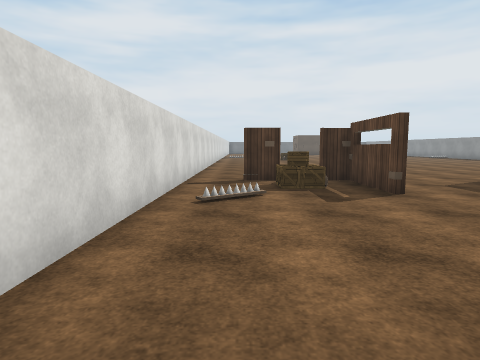
view 1 (above)

21 first-person views from a walk through a 3-D level made in the Unity game engine. The camera is 1.4 m above the floor, tilts 6° down and sees 75° across. The floor is counted in squares, 2 m on a side. Each view is taken from the middle of a square. On the plan, view 1 faces up. The plan holds only what a view shows up to about 10 squares ahead; the rest is blank. The player is left out. Surface patterns are stand-ins for the level's own textures.

view 2
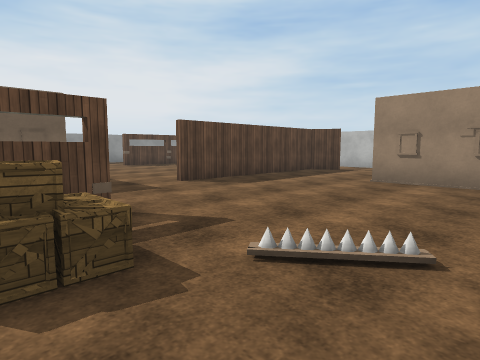

view 3
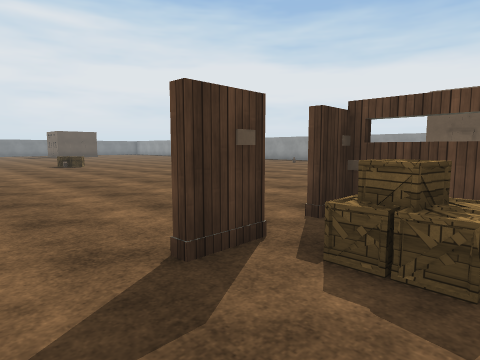

view 4
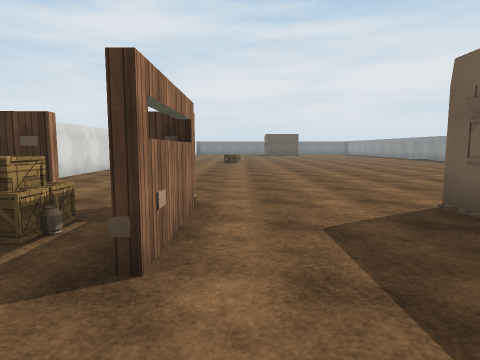

view 5
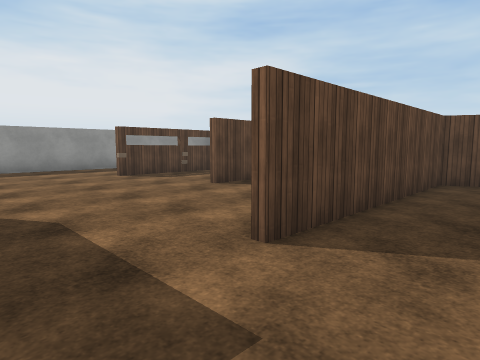

view 6
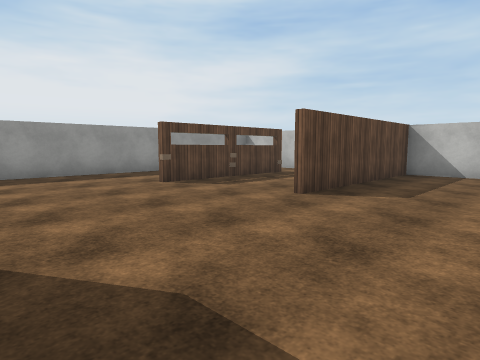

view 7
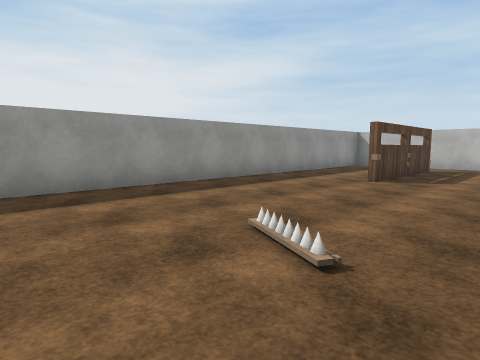

view 8
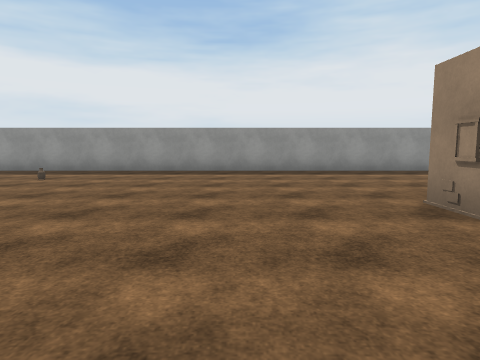

view 9
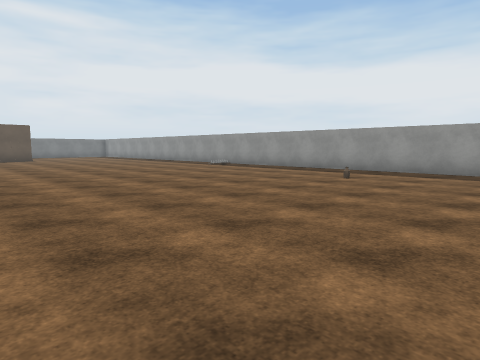

view 10
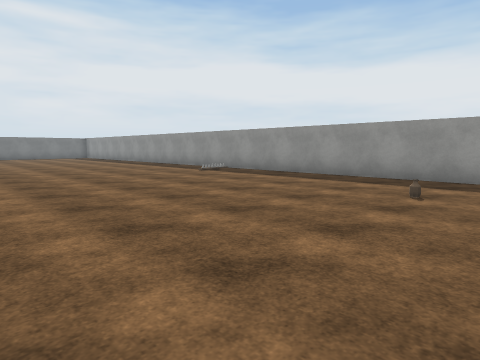

view 11
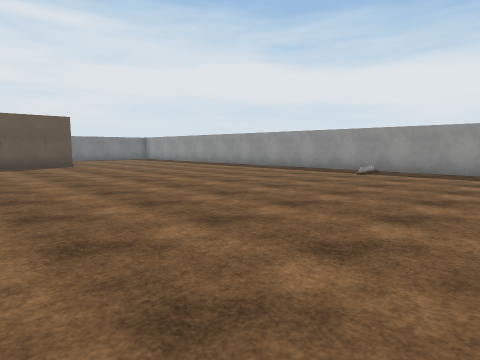

view 12
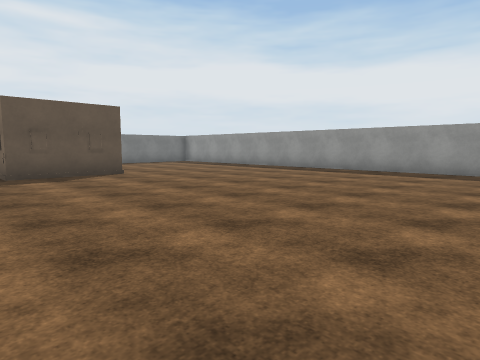

view 13
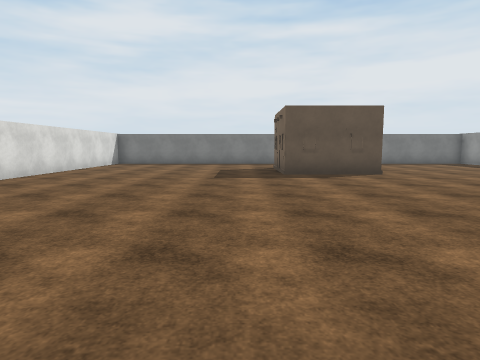

view 14
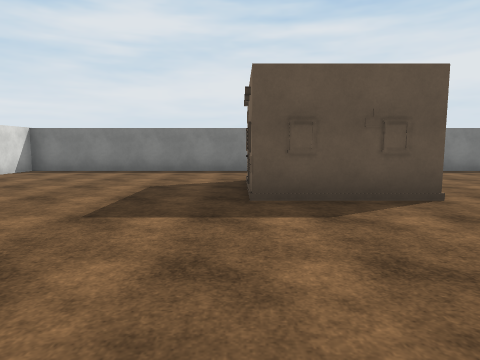

view 15
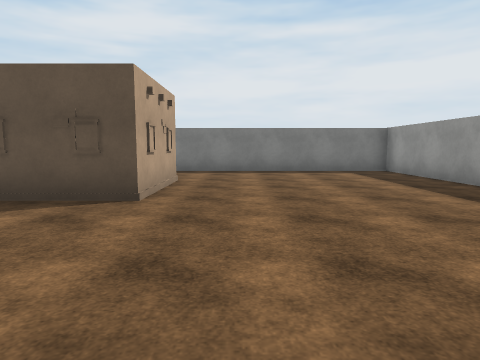

view 16
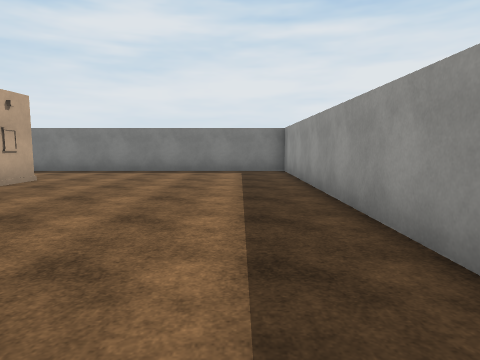

view 17
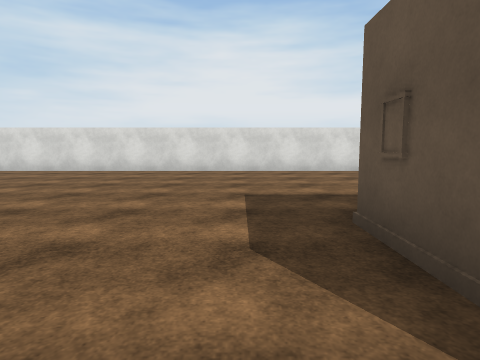

view 18
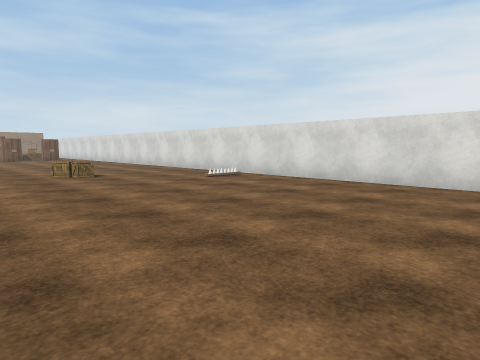

view 19
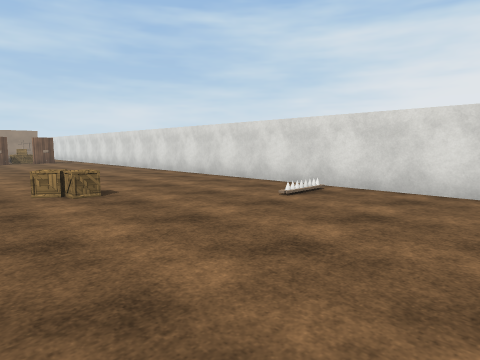

view 20
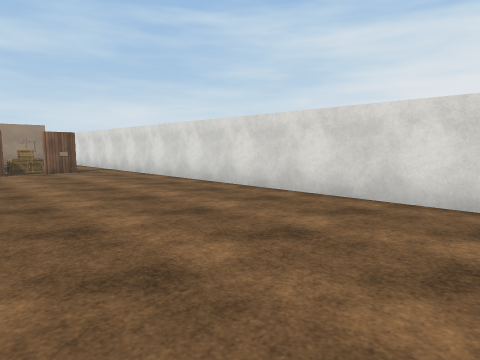

view 21
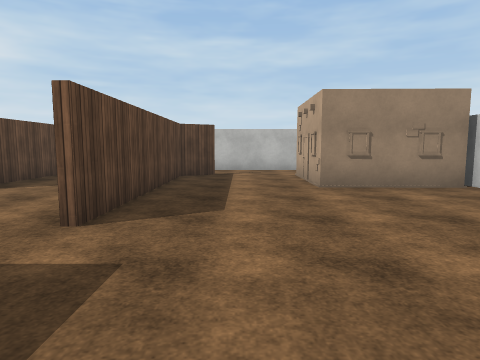

### Floor plan
Key: @ floor where view 1 was taken; # wall or solid block; x gap in a wall; . floor; B box; T trap; U building; O other object.
Columns run from 2 left of view 1 to 14 right of it. Each row starts with its distance up from view 1.
 34 #################
 33 #...............#
 32 #....... .......#
 31 #....... U......#
 30 #......#  ......#
 29 #......## ......#
 28 #.......##......#
 27 #...............#
 26 #...............#
 25 #...............#
 24 #...............#
 23 #...............#
 22 #...............#
 21 #...............#
 20 #...............#
 19 #...............#
 18 #...............#
 17 #....B..........#
 16 #...............#
 15 #...............#
 14 #...............#
 13 #...............#
 12 #...............#
 11 #...............#
 10 #...............#
  9 #...............#
  8 #...............#
  7 #.OOO...........#
  6 #..B#...# U.....#
  5 #..B#...# U.....#
  4 #xT.....# ......#
  3 #...............#
  2 #.....#.........#
  1  .....#.........#
  0  .@...#...#.#...#
 -1  ###U.#...#.#...#
 -2     ..##..#.# ..#
 -3     ..# ..#.#
 -4    .... ..# ..
 -5    ###########

Where each view was taken, in squares from view 1:
view 1: 0 up, 0 right, facing up
view 2: 6 up, 1 left, facing down-right
view 3: 5 up, 1 left, facing up-right
view 4: 3 up, 3 right, facing up
view 5: 4 up, 3 right, facing down-right
view 6: 4 up, 5 right, facing down-right
view 7: 7 up, 8 right, facing down-right
view 8: 9 up, 4 right, facing right
view 9: 10 up, 4 right, facing up-right
view 10: 12 up, 6 right, facing up-right
view 11: 16 up, 4 right, facing up-right
view 12: 20 up, 4 right, facing up-right
view 13: 20 up, 4 right, facing up
view 14: 24 up, 5 right, facing up
view 15: 24 up, 9 right, facing up
view 16: 24 up, 12 right, facing up
view 17: 27 up, 8 right, facing left
view 18: 25 up, 5 right, facing down-left
view 19: 22 up, 4 right, facing down-left
view 20: 16 up, 3 right, facing down-left
view 21: 5 up, 3 right, facing down
